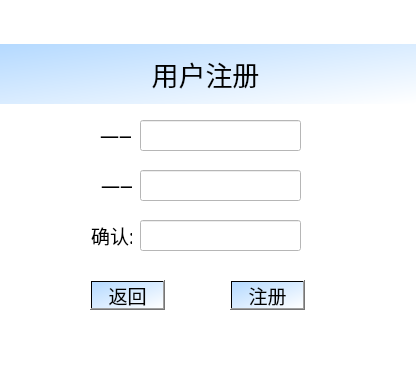
<?xml version="1.0" encoding="UTF-8"?>
<ui version="4.0">
 <class>Form</class>
 <widget class="QWidget" name="Form">
  <property name="geometry">
   <rect>
    <x>0</x>
    <y>0</y>
    <width>417</width>
    <height>366</height>
   </rect>
  </property>
  <property name="windowTitle">
   <string>Form</string>
  </property>
  <property name="styleSheet">
   <string notr="true">background-color: rgb(255, 255, 255);</string>
  </property>
  <widget class="QLabel" name="label">
   <property name="geometry">
    <rect>
     <x>-5</x>
     <y>44</y>
     <width>421</width>
     <height>60</height>
    </rect>
   </property>
   <property name="minimumSize">
    <size>
     <width>100</width>
     <height>40</height>
    </size>
   </property>
   <property name="maximumSize">
    <size>
     <width>16777215</width>
     <height>60</height>
    </size>
   </property>
   <property name="sizeIncrement">
    <size>
     <width>0</width>
     <height>0</height>
    </size>
   </property>
   <property name="baseSize">
    <size>
     <width>0</width>
     <height>20</height>
    </size>
   </property>
   <property name="font">
    <font>
     <family>华文隶书</family>
     <pointsize>20</pointsize>
     <weight>50</weight>
     <italic>false</italic>
     <bold>false</bold>
    </font>
   </property>
   <property name="styleSheet">
    <string notr="true">background-color: qlineargradient(spread:pad, x1:0, y1:0, x2:1, y2:1, stop:0 rgba(180, 217, 255, 255), stop:1 rgba(255, 255, 255, 255));
font: 20pt &quot;华文隶书&quot;;</string>
   </property>
   <property name="text">
    <string>用户注册</string>
   </property>
   <property name="textFormat">
    <enum>Qt::AutoText</enum>
   </property>
   <property name="alignment">
    <set>Qt::AlignCenter</set>
   </property>
  </widget>
  <widget class="QGraphicsView" name="background">
   <property name="geometry">
    <rect>
     <x>-30</x>
     <y>-10</y>
     <width>521</width>
     <height>391</height>
    </rect>
   </property>
   <property name="styleSheet">
    <string notr="true">border-image: url(:/media/img/wechat_20240525190026(3).jpg);</string>
   </property>
  </widget>
  <widget class="QPushButton" name="return_pushButton">
   <property name="geometry">
    <rect>
     <x>90</x>
     <y>280</y>
     <width>75</width>
     <height>30</height>
    </rect>
   </property>
   <property name="font">
    <font>
     <family>Agency FB</family>
     <pointsize>14</pointsize>
    </font>
   </property>
   <property name="styleSheet">
    <string notr="true">background-color: qlineargradient(spread:pad, x1:0, y1:0, x2:1, y2:1, stop:0 rgba(180, 217, 255, 255), stop:1 rgba(255, 255, 255, 255));</string>
   </property>
   <property name="text">
    <string>返回</string>
   </property>
  </widget>
  <widget class="QPushButton" name="register_pushButton">
   <property name="geometry">
    <rect>
     <x>230</x>
     <y>280</y>
     <width>75</width>
     <height>30</height>
    </rect>
   </property>
   <property name="font">
    <font>
     <family>Agency FB</family>
     <pointsize>14</pointsize>
    </font>
   </property>
   <property name="styleSheet">
    <string notr="true">background-color: qlineargradient(spread:pad, x1:0, y1:0, x2:1, y2:1, stop:0 rgba(180, 217, 255, 255), stop:1 rgba(255, 255, 255, 255));</string>
   </property>
   <property name="text">
    <string>注册</string>
   </property>
  </widget>
  <widget class="QLabel" name="label_5">
   <property name="geometry">
    <rect>
     <x>91</x>
     <y>220</y>
     <width>41</width>
     <height>31</height>
    </rect>
   </property>
   <property name="font">
    <font>
     <family>Agency FB</family>
     <pointsize>14</pointsize>
    </font>
   </property>
   <property name="text">
    <string>确认:</string>
   </property>
  </widget>
  <widget class="QLineEdit" name="confirm_password_lineEdit">
   <property name="geometry">
    <rect>
     <x>140</x>
     <y>220</y>
     <width>161</width>
     <height>31</height>
    </rect>
   </property>
   <property name="echoMode">
    <enum>QLineEdit::PasswordEchoOnEdit</enum>
   </property>
  </widget>
  <widget class="QLabel" name="label_4">
   <property name="geometry">
    <rect>
     <x>101</x>
     <y>170</y>
     <width>31</width>
     <height>31</height>
    </rect>
   </property>
   <property name="font">
    <font>
     <family>Agency FB</family>
     <pointsize>14</pointsize>
    </font>
   </property>
   <property name="styleSheet">
    <string notr="true">border-image: url(:/media/img/28573c3e022bf47.jpg);</string>
   </property>
   <property name="text">
    <string>——</string>
   </property>
  </widget>
  <widget class="QLineEdit" name="password_lineEdit">
   <property name="geometry">
    <rect>
     <x>140</x>
     <y>170</y>
     <width>161</width>
     <height>31</height>
    </rect>
   </property>
   <property name="echoMode">
    <enum>QLineEdit::Password</enum>
   </property>
  </widget>
  <widget class="QLabel" name="label_3">
   <property name="geometry">
    <rect>
     <x>100</x>
     <y>120</y>
     <width>31</width>
     <height>31</height>
    </rect>
   </property>
   <property name="font">
    <font>
     <family>Agency FB</family>
     <pointsize>14</pointsize>
    </font>
   </property>
   <property name="styleSheet">
    <string notr="true">border-image: url(:/media/img/user.jpg);</string>
   </property>
   <property name="text">
    <string>——</string>
   </property>
  </widget>
  <widget class="QLineEdit" name="username_lineEdit">
   <property name="geometry">
    <rect>
     <x>140</x>
     <y>120</y>
     <width>161</width>
     <height>31</height>
    </rect>
   </property>
  </widget>
  <zorder>background</zorder>
  <zorder>return_pushButton</zorder>
  <zorder>register_pushButton</zorder>
  <zorder>label_5</zorder>
  <zorder>confirm_password_lineEdit</zorder>
  <zorder>label_4</zorder>
  <zorder>password_lineEdit</zorder>
  <zorder>label_3</zorder>
  <zorder>username_lineEdit</zorder>
  <zorder>label</zorder>
 </widget>
 <resources>
  <include location="pictures.qrc"/>
 </resources>
 <connections/>
</ui>
